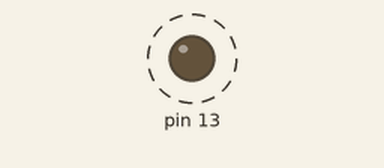
Recording of a sketch running on a simulated Arduino Uno, built with avr-gcc and run on an emulated ATmega328P. Parts: output pins drawn as LEDs (lit = HIGH). Dashed ring = blinking. What the sketch prints to the serial monitor is not drawn.

Above: at 0.2 s.
Timing chart, 0 to 3.0 s (numbered marks = the images above):
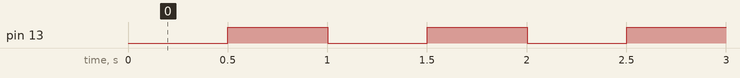

Measured:
- by itself, pin 13: alternates HIGH for 0.50 s and LOW for 0.50 s

The sketch:

prueba1.ino
```cpp
#include <SampleCollector.h>

SerialCallback serialCallback;
LedBlinkCallback ledBlinkCallback;

SampleClock sampleClock;
SampleClock ledClock;

void setup() {
    Serial.begin(9600);
    sampleClock.setup(1, &serialCallback);

    ledBlinkCallback.setup(13);
    ledClock.setup(2, &ledBlinkCallback);
}

void loop() {
    sampleClock.loop();
    ledClock.loop();
}
```
